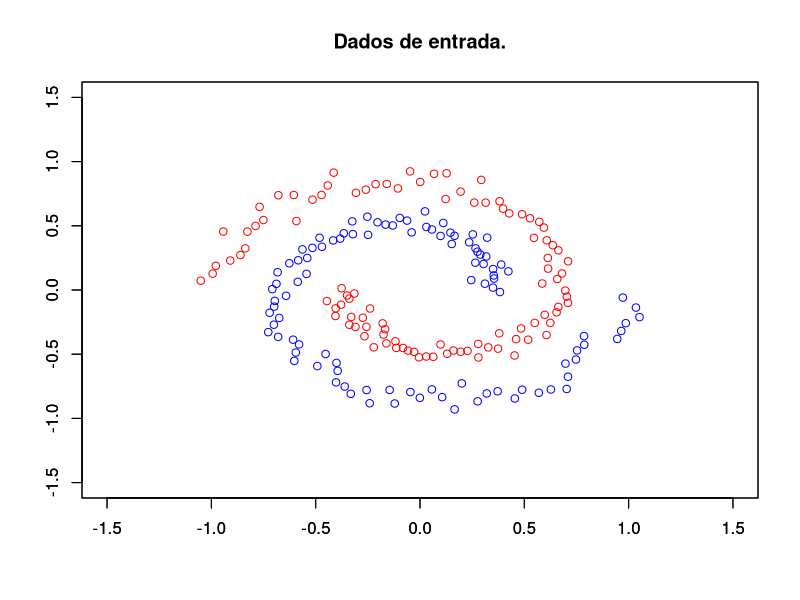
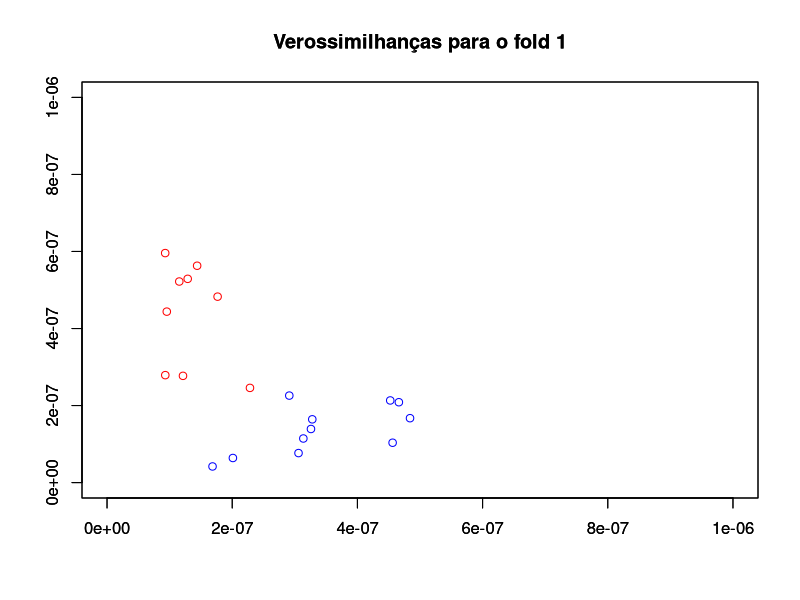
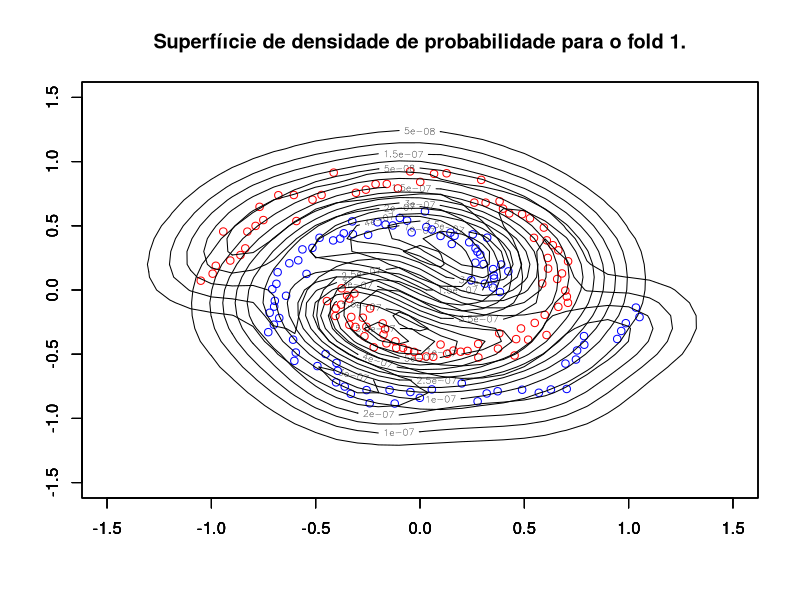
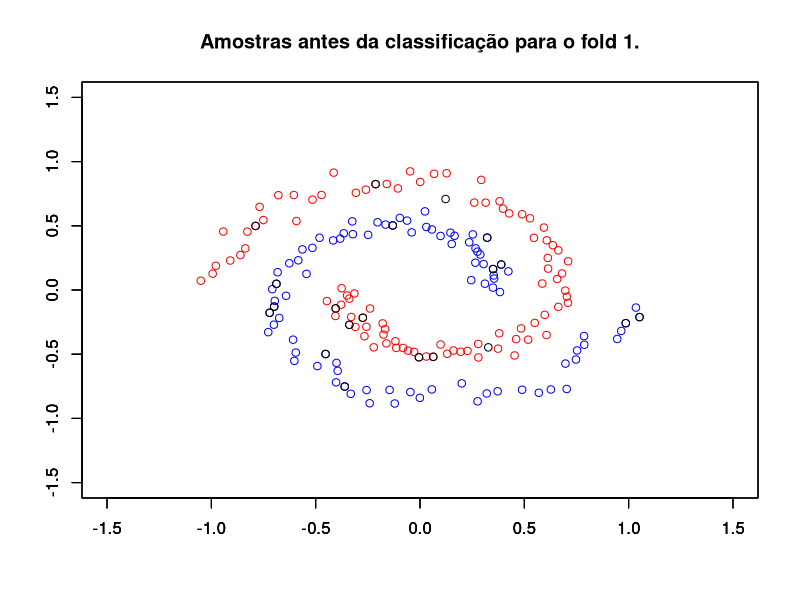
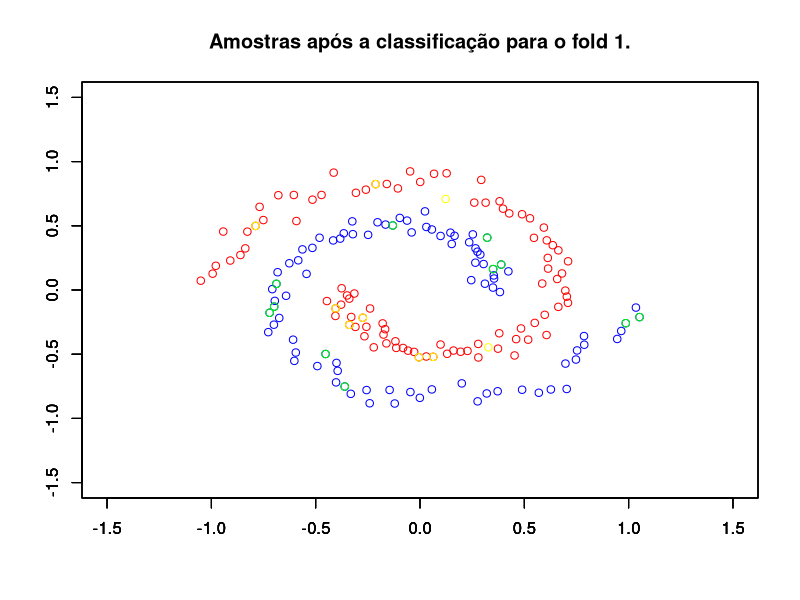
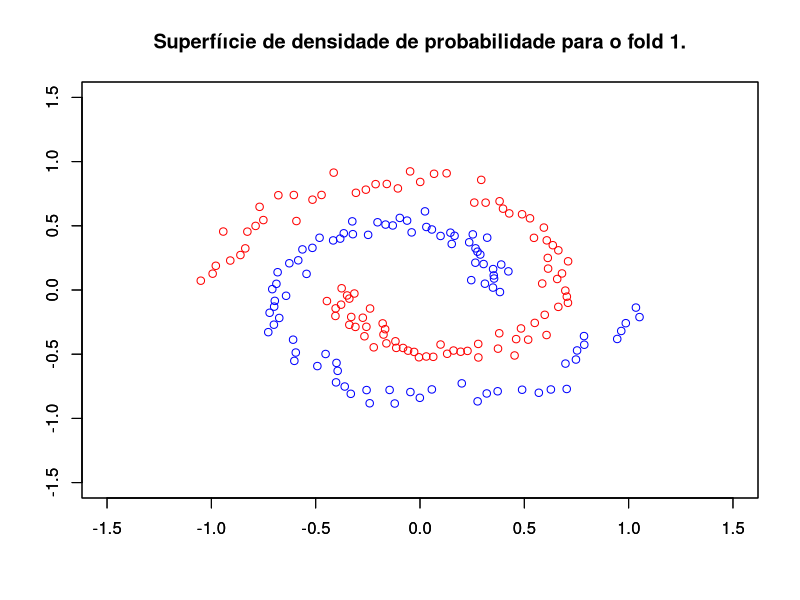

Recreate these plots in R, in order. (Note: this script raises an error after producing the figures.)
#exercicio KDE

rm(list=ls())

# define a função KDE
pdfKDE <- function(xi, N, x)
{
  sum <- 0
  h <- 1.06 * sd(x) * N^(-1/5)
  for (i in 1:N)
  {
    sum <- sum + exp(-(1/(2*h^2) * (t(x[i, ] - xi) %*% (x[i, ] - xi))))
  }
  p <- (1/(N * (sqrt(2 * pi * h))^N)) * sum
  return (p)
}

#validação cruzada com 10 folds usando bayes
bayes_classifier <- function(x_train, y_train, x_test){
  pC1 = (nrow(x_train[y_train == 1, ])) / nrow(x_train)
  pC2 = 1-pC1
  c1 = x_train[y_train == 0, ]
  c2 = x_train[y_train == 1, ]
  y_hat <- c()
  for(i in 1:nrow(x_test)){
    p1 <- pdfKDE(x_test[i, ], nrow(c1),
                 c1)
    p2 <- pdfKDE(x_test[i, ], nrow(c2),
                 c2)
    if(p1*pC1/(p2*pC2) >= 1){
      y_hat <-c(y_hat, 0)
    }
    else{
      y_hat <- c(y_hat, 1)
    }
  }
  return(y_hat)
}

#utiliza-se  a bibl mlbench
library(mlbench)
data <- mlbench.spirals(200, sd = 0.05)
x <- cbind(as.matrix(data[["x"]]))
y <- (as.matrix(as.numeric(data[["classes"]]))-1)
index <- sample(1:nrow(x), length(1:nrow(x)))

plot(x[y==1,1], x[y == 1, 2], col = 'red', xlim = c(-1.5, 1.5), ylim = c(-1.5,1.5), xlab = '', ylab= '',main = "Dados de entrada.")
par(new=T)
plot(x[y==0,1], x[y == 0, 2], col = 'blue', xlim = c(-1.5, 1.5), ylim = c(-1.5,1.5), xlab = '', ylab= '')

# obtem-se acurácia obtido para cada iteração, o desvio padrão das acurácias e a média das acurácias
accuracy <- matrix(nrow = 10, ncol = 1)
j <- 1
best <- 0
for(i in seq(20, 200, 20)){
  test <- index[(i-19):i]
  train <- index[-index[(i-19):i]]
  x_train <- x[train, ]
  y_train <- y[train, ]
  x_test <- x[test, ]
  y_test <- y[test, ]
  y_hat <- bayes_classifier(x_train, y_train, x_test)
  aux <- sum((y_test == y_hat)*1)/20
  accuracy[j, ] <- aux
  if(aux > best){
    best_train <- train
    best_test <- test
    save_index <- j
    best <- aux 
  }
  j <- j+1
}

print(accuracy)
print(apply(accuracy, 2, sd))
print(apply(accuracy, 2, mean))

#treina os dados 
test <- best_test
train <- best_train
x_train <- x[train, ]
y_train <- y[train, ]
x_test <- x[test, ]
y_test <- y[test, ]

y_hat <- matrix(nrow = length(y_test), ncol = 1)
espaco_de_verossimilhanca <- matrix(nrow = length(y_test), ncol = 2)

pC1 = (nrow(x_train[y_train == 1, ])) / nrow(x_train)
pC2 = 1-pC1
c1 = x_train[y_train == 0, ]
c2 = x_train[y_train == 1, ]
y_hat <- c()
for(i in 1:nrow(x_test)){
  p1 <- pdfKDE(x_test[i, ], nrow(c1),
               c1)
  p2 <- pdfKDE(x_test[i, ], nrow(c2),
               c2)
  
  espaco_de_verossimilhanca[i, 1] <- p1
  espaco_de_verossimilhanca[i, 2] <- p2
  
  K = (p1 * pC1) / (p2 * pC2)
  
  y_hat[i] <- if (K >= 1) 0 else 1
}

# Plota teste no espaço de verossimilhança
plot(espaco_de_verossimilhanca[y_hat == 0, 1], espaco_de_verossimilhanca[y_hat == 0, 2], col = 'blue', xlim = c(0,1e-06), ylim = c(0,1e-06), xlab = '', ylab = '',main = "Verossimilhanças para o fold 1")
par(new=T)
plot(espaco_de_verossimilhanca[y_hat == 1, 1], espaco_de_verossimilhanca[y_hat == 1, 2], col = 'red', xlim = c(0,1e-06), ylim = c(0,1e-06), xlab = '', ylab = '',main = "Verossimilhanças para o fold 1")


# Dividir amostras de treino para C1 e C2
x_train_C1 <- x_train[y_train == 0, ]
y_train_C1 <- y_train[y_train == 0]
x_train_C2 <- x_train[y_train == 1, ]
y_train_C2 <- y_train[y_train == 1]

# Superficie de densidade de probabilidade
x1seq <- seq(-2.5,2.5, 0.1)
x2seq <- seq(-2.5,2.5, 0.1)
M1 <- matrix(nrow = length(x1seq), ncol = length(x2seq))
M2 <- matrix(nrow = length(x1seq), ncol = length(x2seq))
for(i in 1:length(x1seq))
{
  for(j in 1:length(x2seq))
  {
    x1 <-x1seq[i]
    x2 <- x2seq[j]
    x_in <-as.vector(cbind(x1, x2))
    pdf_c1 <- pdfKDE(x_in, length(y_train_C1), x_train_C1)
    pdf_c2 <- pdfKDE(x_in, length(y_train_C2), x_train_C2)
    
    M1[i, j] = pdf_c1
    M2[i, j] = pdf_c2
  }  
}

plot(x_train[y_train==1,1], x_train[y_train == 1, 2], col = 'red', xlim = c(-1.5, 1.5), ylim = c(-1.5,1.5), xlab = '', ylab= '',main = "Superfíıcie de densidade de probabilidade para o fold 1.")
par(new=T)
plot(x_train[y_train==0,1], x_train[y_train == 0, 2], col = 'blue', xlim = c(-1.5, 1.5), ylim = c(-1.5,1.5), xlab = '', ylab= '')
par(new=T)
contour(x1seq, x2seq, M1, xlim = c(-1.5,1.5), ylim = c(-1.5,1.5), xlab = '', ylab='')
par(new=T)
contour(x1seq, x2seq, M2, xlim = c(-1.5,1.5), ylim = c(-1.5,1.5), xlab = '', ylab='')


# Plota treinamento e teste antes do fod 1
plot(x_train[y_train==1,1], x_train[y_train == 1, 2], col = 'red', xlim = c(-1.5, 1.5), ylim = c(-1.5,1.5), xlab = '', ylab= '',main = "Amostras antes da classificação para o fold 1.")
par(new=T)
plot(x_train[y_train==0,1], x_train[y_train == 0, 2], col = 'blue', xlim = c(-1.5, 1.5), ylim = c(-1.5,1.5), xlab = '', ylab= '')
par(new=T)
plot(x_test[,1], x_test[, 2], col = 'black', xlim = c(-1.5, 1.5), ylim = c(-1.5,1.5), xlab = '', ylab= '')


# Plota treinamento e teste apos fold 1
plot(x_train[y_train==1,1], x_train[y_train == 1, 2], col = 'red', xlim = c(-1.5, 1.5), ylim = c(-1.5,1.5), xlab = '', ylab= '',main = "Amostras após a classificação para o fold 1.")
par(new=T)
plot(x_train[y_train==0,1], x_train[y_train == 0, 2], col = 'blue', xlim = c(-1.5, 1.5), ylim = c(-1.5,1.5), xlab = '', ylab= '')
par(new=T)
plot(x_test[y_test==0,1], x_test[y_test==0, 2], col = 'green', xlim = c(-1.5, 1.5), ylim = c(-1.5,1.5), xlab = '', ylab= '')
par(new=T)
plot(x_test[y_test==1,1], x_test[y_test==1, 2], col = 'yellow', xlim = c(-1.5, 1.5), ylim = c(-1.5,1.5), xlab = '', ylab= '')

plot(x_train[y_train==1,1], x_train[y_train == 1, 2], col = 'red', xlim = c(-1.5, 1.5), ylim = c(-1.5,1.5), xlab = '', ylab= '',main = "Superfíıcie de densidade de probabilidade para o fold 1.")
par(new=T)
plot(x_train[y_train==0,1], x_train[y_train == 0, 2], col = 'blue', xlim = c(-1.5, 1.5), ylim = c(-1.5,1.5), xlab = '', ylab= '')
par(new=T)
contour(x1seq, y_hat, xlim = c(-1.5,1.5), ylim = c(-1.5,1.5), xlab = '', ylab='')
